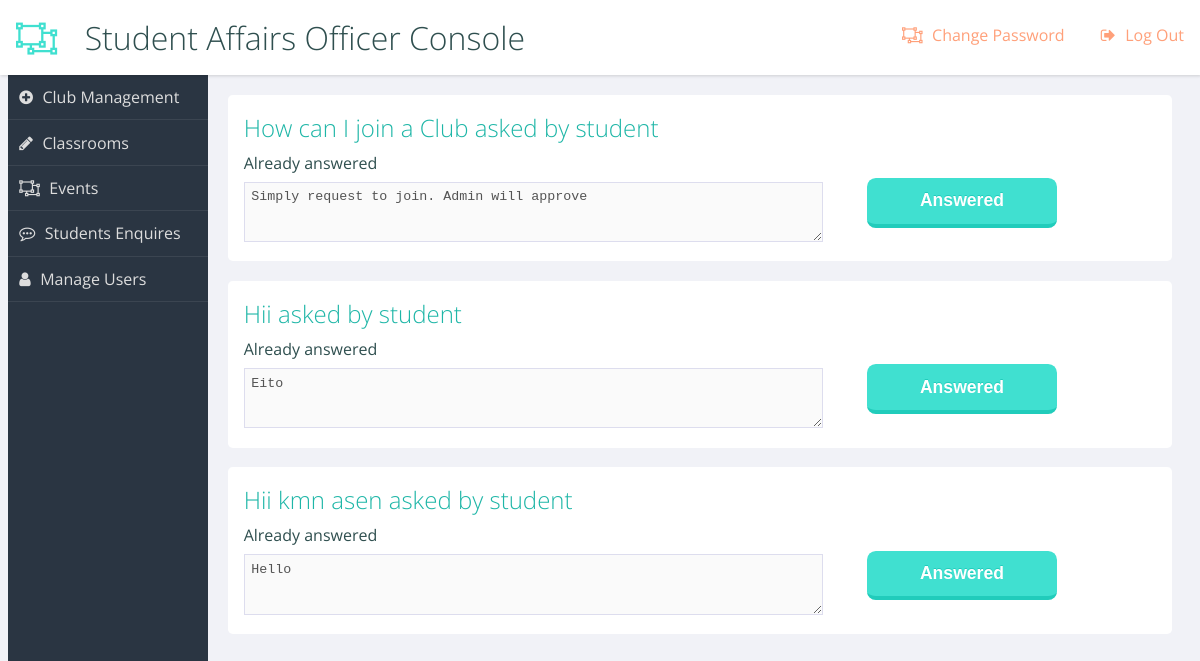
The page /console/admin/student-enquiries/ (signed in) on the database its author committed.
### console/models.py (models this page shows)
class Enquiry(models.Model):
    user = models.ForeignKey(User, on_delete=models.CASCADE)
    replyer = models.ForeignKey(User, on_delete=models.CASCADE, related_name='replyers', blank=True, null=True)
    question = models.CharField(max_length=120)
    answer = models.TextField(max_length=1024, blank=True, null=True)
    at = models.DateTimeField(auto_now_add=True)

### console/views.py (the view, shortened to what this page needs)
# urls.py: path('admin/student-enquiries/', admin_enquiries, name='admin_enquiries'),
def admin_enquiries(request):
    if not request.user.is_authenticated:
        return redirect('/accounts/login/')
    if not request.user.profile.is_email_verified:
        return redirect('/accounts/verify/')
    if not request.user.is_superuser:
        return redirect('/')
    enquiries = Enquiry.objects.all().order_by('-id')
    context = {
        'enquiries': enquiries
    }
    return render(request, 'console/admin-enquiries.html', context)

### console/templates/console/admin-enquiries.html (shortened to what this page needs)
{% extends 'base.html' %}
{% block header %}
Student Affairs Officer Console
{% endblock %}
{% block nav %}
<nav role="navigation">
  <ul class="main">
    <li class="write"><a href="{% url 'admin_club' %}">Club Management</a></li>
    <li class="edit"><a href="{% url 'admin_classrooms' %}">Classrooms</a></li>
    <li class="arrows"><a href="{% url 'admin_events' %}">Events</a></li>
    <li class="comments"><a href="{% url 'admin_enquiries' %}">Students Enquires</a></li>
    <li class="users"><a href="{% url 'admin_manage_users' %}">Manage Users</a></li>
  </ul>
</nav>
{% endblock %}
{% block content %}
<main role="main">
  {% for e in enquiries %}
  <section class="panel important">
    <h2>{{ e.question}} asked by {{ e.user }} </h2>
    <form method="post" style="margin-top: -40px;">
      <div class="twothirds">
        <label for="textarea">{% if e.answer %}Already answered{% else %}Write your reply here:{% endif %}</label>
        <textarea style="width: 98%;" rows="3" name="a" {% if e.answer %}disabled{% endif %} required id="textarea">{% if e.answer %}{{ e.answer }}{% endif %}</textarea>
      </div>
      <div class="onethird">
        <div>
          <input style="margin-top: 15%;" {% if e.answer %}disabled{% endif %} type="submit" value="{% if e.answer %}Answered{% else %}Answer Now{% endif %}" />
        </div>
      </div>
    </form>
  </section>
  {% endfor %}
</main>
{% endblock %}

### assets/css/console.css (style rules this page uses)
html { box-sizing: border-box; }
*, *:before, *:after { box-sizing: inherit; }
body { background: #f1f2f7; font-family: "Open Sans", arial, sans-serif; color: darkslategray; }
.users a:before { content: ""; }
nav[role=navigation] { background: #2a3542; color: #ddd; }
nav[role=navigation] li { border-bottom: 1px solid rgba(255, 255, 255, 0.08); }
nav[role=navigation] li a { color: #ddd; text-decoration: none; display: block; padding: 0.7em; }
nav[role=navigation] li a:before { content: ""; font-family: FontAwesome; padding-right: 0.6em; }
nav[role=navigation] .write a:before { content: ""; }
nav[role=navigation] .edit a:before { content: ""; }
nav[role=navigation] .comments a:before { content: ""; }
nav[role=navigation] .users a:before { content: ""; }
.panel { background-color: white; color: darkslategray; -webkit-border-radius: 0.3rem; -moz-border-radius: 0.3rem; -ms-border-radius: 0.3rem; border-radius: 0.3rem; margin: 1%; }
.panel > h2, .panel > ul { margin: 1rem; }
a { text-decoration: none; color: inherit; }
h2, h3, h4 { font-weight: 300; margin: 0; }
h2 { color: #1eb6a7; }
ul, li { list-style-type: none; margin: 0; padding: 0; }
form input, form textarea, form select { width: 100%; display: block; border: solid 1px #dde; padding: 0.5em; }
form input:after, form textarea:after, form select:after { content: ""; display: table; clear: both; }
form label, form legend { display: block; margin: 1em 0 0.5em; }
form input[type=submit] { background: turquoise; border: none; border-bottom: solid 4px #21ccbb; padding: 0.7em 3em; margin: 1em 0; color: white; text-shadow: 0 -1px 0 #21ccbb; font-size: 1.1em; font-weight: bold; display: inline-block; width: auto; -webkit-border-radius: 0.5em; -moz-border-radius: 0.5em; -ms-border-radius: 0.5em; border-radius: 0.5em; }
@media screen and (min-width: 600px) { html, body { height: 100%; } }
@media screen and (min-width: 600px) { nav[role=navigation] { position: fixed; width: 200px; top: 75px; bottom: 0px; } }
@media screen and (min-width: 600px) { main[role=main] { margin: 75px 0 40px 200px; } }
@media screen and (min-width: 600px) { main[role=main]:after { content: ""; display: table; clear: both; } }
@media screen and (min-width: 600px) { .panel { margin: 2% 0 0 2%; float: left; width: 96%; } }
@media screen and (min-width: 600px) { .panel:after { content: ""; display: table; clear: both; } }
@media screen and (min-width: 600px) { .box, .twothirds, .onethird { padding: 1rem; } }
@media screen and (min-width: 600px) { .onethird { width: 33.333%; float: left; } }
@media screen and (min-width: 600px) { .twothirds { width: 66%; float: left; } }
@media screen and (min-width: 900px) { .panel { width: 47%; clear: none; } }
@media screen and (min-width: 900px) { .panel.important { width: 96%; } }

### rows shown on the page
Enquiry: question "How can I join a Club", user "student", shows "Already answered", a "Simply request to join. Admin will approve", answer "Answered"
Enquiry: question "Hii", user "student", shows "Already answered", a "Eito", answer "Answered"
Enquiry: question "Hii kmn asen", user "student", shows "Already answered", a "Hello", answer "Answered"
